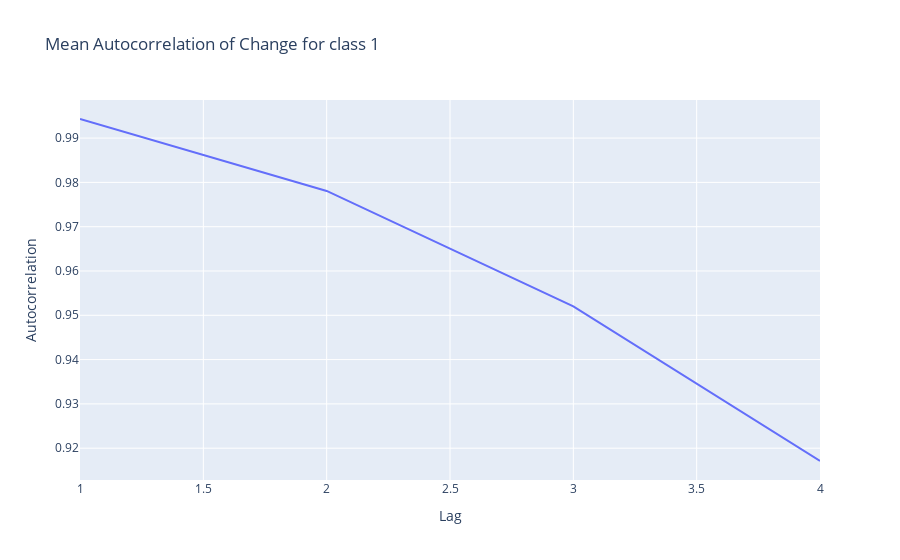

Notebook source saved alongside this figure:
### Code cell
# Create a DataFrame for the autocorrelation results
autocorr_df = pd.DataFrame(autocorrelation_results, columns=['ID', 'Lag', 'Autocorrelation'])
 
# Calculate the mean autocorrelation for each lag across all companies
mean_autocorr_df = autocorr_df.groupby('Lag')['Autocorrelation'].mean().reset_index()

# Create a line plot using Plotly Express
fig = px.line(mean_autocorr_df, x='Lag', y='Autocorrelation', title='Mean Autocorrelation of Change for class 1')
fig.show()

### Figure 1 — Plotly figure (JSON) as saved in the notebook; plotly's stock layout.template omitted (floating-point values rounded to 4 significant figures)
{"data": [{"hovertemplate": "Lag=%{x}<br>Autocorrelation=%{y}<extra></extra>", "legendgroup": "", "line": {"color": "#636efa", "dash": "solid"}, "marker": {"symbol": "circle"}, "mode": "lines", "name": "", "orientation": "v", "showlegend": false, "type": "scatter", "x": [1, 2, 3, 4], "xaxis": "x", "y": [0.9943, 0.9781, 0.952, 0.9171], "yaxis": "y"}], "layout": {"legend": {"tracegroupgap": 0}, "title": {"text": "Mean Autocorrelation of Change for class 1"}, "xaxis": {"anchor": "y", "domain": [0, 1], "title": {"text": "Lag"}}, "yaxis": {"anchor": "x", "domain": [0, 1], "title": {"text": "Autocorrelation"}}}}
